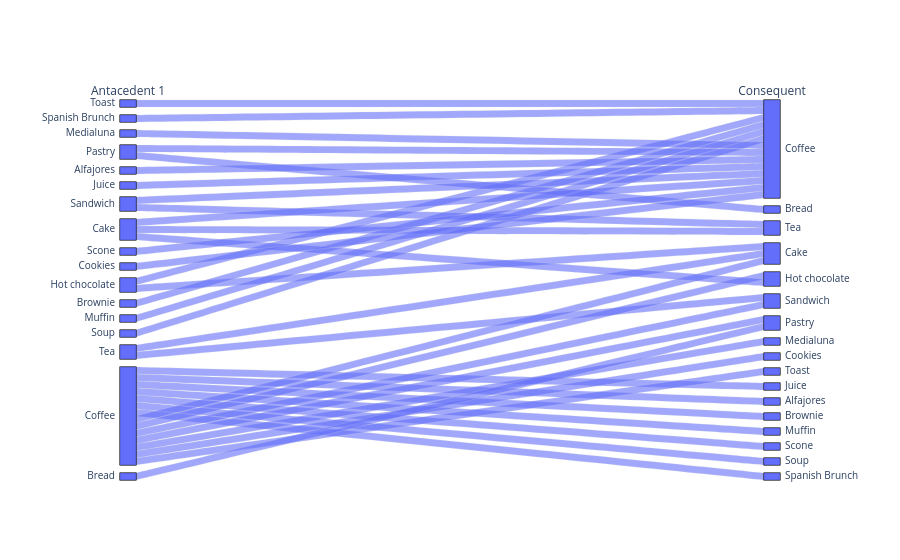
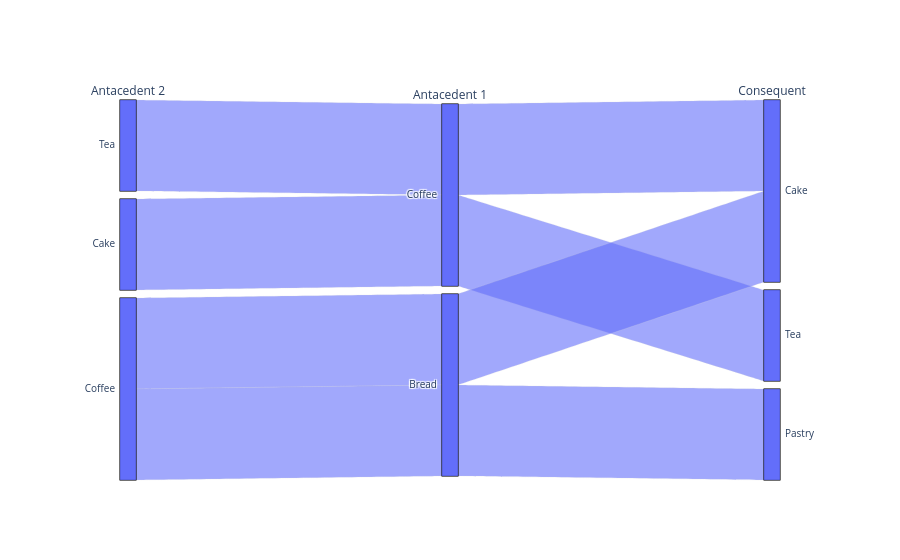

The notebook cell these images were saved under, in order:
### Code cell
rules = []
for rd in rules_dict:
    rules.append(ru.generate_rule_from_dict(rd))
viz.adjacency_parallel_category_plot(rules)

### Figure 1 — Plotly figure (JSON) as saved in the notebook; plotly's stock layout.template omitted (floating-point values rounded to 4 significant figures)
{"data": [{"dimensions": [{"label": "Antacedent 1", "values": ["Toast", "Spanish Brunch", "Medialuna", "Pastry", "Alfajores", "Juice", "Sandwich", "Cake", "Scone", "Cookies", "Hot chocolate", "Brownie", "Muffin", "Soup", "Pastry", "Cake", "Sandwich", "Hot chocolate", "Tea", "Coffee", "Cake", "Tea", "Coffee", "Bread", "Coffee", "Coffee", "Coffee", "Coffee", "Coffee", "Coffee", "Coffee", "Coffee", "Coffee", "Coffee", "Coffee", "Coffee"]}, {"label": "Consequent", "values": ["Coffee", "Coffee", "Coffee", "Coffee", "Coffee", "Coffee", "Coffee", "Coffee", "Coffee", "Coffee", "Coffee", "Coffee", "Coffee", "Coffee", "Bread", "Tea", "Tea", "Cake", "Cake", "Cake", "Hot chocolate", "Sandwich", "Pastry", "Pastry", "Sandwich", "Medialuna", "Hot chocolate", "Cookies", "Toast", "Juice", "Alfajores", "Brownie", "Muffin", "Scone", "Soup", "Spanish Brunch"]}], "type": "parcats"}], "layout": {"paper_bgcolor": "white", "plot_bgcolor": "white"}}

### Figure 2 — Plotly figure (JSON) as saved in the notebook; plotly's stock layout.template omitted (floating-point values rounded to 4 significant figures)
{"data": [{"dimensions": [{"label": "Antacedent 2", "values": ["Tea", "Cake", "Coffee", "Coffee"]}, {"label": "Antacedent 1", "values": ["Coffee", "Coffee", "Bread", "Bread"]}, {"label": "Consequent", "values": ["Cake", "Tea", "Pastry", "Cake"]}], "type": "parcats"}], "layout": {"paper_bgcolor": "white", "plot_bgcolor": "white"}}
